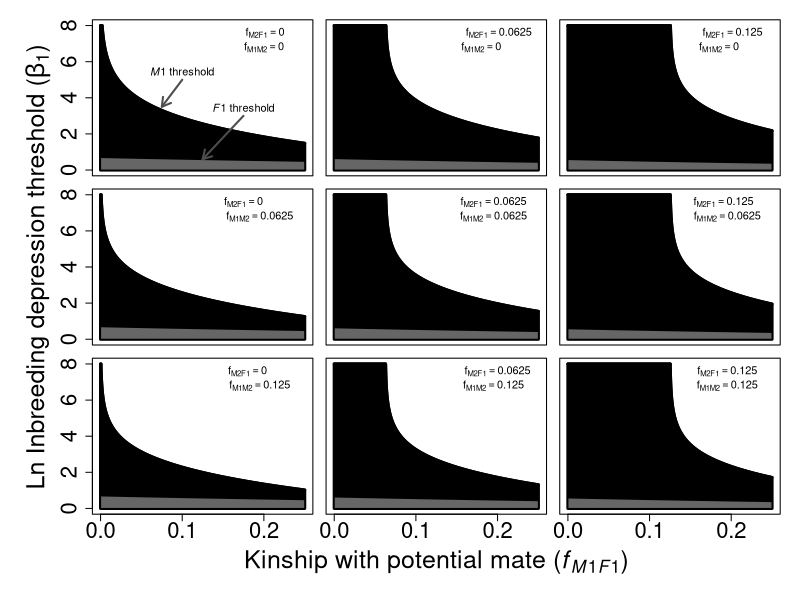

The R source for this figure:
# ==============================================================================
# ============= This will be the big figure for the Plos model.
# ==============================================================================
setwd(path.expand("~/Dropbox/DuthieManu/InbreedingNote/PLosOne/Revision/Resend/Again"))

B0 <- 1;

B1funM <- function(fi,M1,F1,M2){
  a <- -1 * log((2*(fi[M1,F1]+fi[M1,M2]))/(1+(2*fi[M1,F1])+fi[M1,M1]));
  b <- fi[M1,F1] - fi[M2,F1];
  return(a/b);
}

B1funF <- function(fi,M1,F1,M2){
  a <- -1 * log((1+fi[F1,F1]+(2*fi[F1,M2]))/(1+fi[F1,F1]+(2*fi[F1,M1])));
  b <- fi[F1,M1] - fi[F1,M2];
  return(a/b);
}

setEPS();
postscript("NewBigFig.eps");
par(mar=c(0.75,0.25,0.5,0.25),mfrow=c(3,3),oma=c(6,6.5,1,1));

################################################################################
## Upper left plot 
################################################################################
fi <- matrix(data=c(0,0.0,0.0,0.0,0,0.0,0.0,0.0,0.0),nrow=3,byrow=TRUE);
fs <- seq(from=0,to=0.25,by=0.00001);
Ml <- rep(0,length(fs));
Fl <- rep(0,length(fs));
for(i in 1:length(fs)){
  fi[1,2] <- fs[i];
  fi[2,1] <- fs[i];
  Ml[i] <- B1funM(fi=fi,M1=1,F1=2,M2=3);
  Fl[i] <- B1funF(fi=fi,M1=1,F1=2,M2=3);
  if(i %% 10000 == 0){
    print(c(i,"of",length(fs)));
  }
}
Ml[Ml<0] <- exp(8);
Ml[Ml>exp(8)] <- exp(8);
par(mar=c(0.5,0.5,0.5,0.5));
plot(x=fs[-1],y=log(Ml[-1]),type="l",lwd=3,cex.axis=2,cex.lab=1.5,pch=20,lty="solid",
  xlab="",col="black",ylim=c(0,8),xlim=c(0,0.25),xaxt="n",ylab="");
points(x=fs,y=log(Fl),type="l",lwd=2,lty="solid");
polygon(x=c(fs,rev(fs)),y=c(log(Ml),rep(0,length(Ml))),col="black",lwd=3);
polygon(x=c(fs,rev(fs)),y=c(log(Fl),rep(0,length(fs))),col="grey40");
text(x=0.2015,y=7.6,labels=expression(f[M2F1]==0.0),cex=1.0);
text(x=0.20,y=6.8,labels=expression(f[M1M2]==0.0),cex=1.0);

text(x=0.1,y=5.45,labels=expression(paste(italic(M1)," threshold")),cex=1);
arrows(x0=0.1,y0=5,x1=0.075,y1=3.5,length=0.1,angle=30,code=2,lwd=2,col="grey30");

text(x=0.175,y=3.45,labels=expression(paste(italic(F1)," threshold")),cex=1);
arrows(x0=0.175,y0=3,x1=0.125,y1=0.6,length=0.1,angle=30,code=2,lwd=2,,col="grey30");
################################################################################
## Upper mid plot 
################################################################################
fi <- matrix(data=c(0,0.0,0.0,0.0,0,0.0625,0.0,0.0625,0.0),nrow=3,byrow=TRUE);
fs <- seq(from=0,to=0.25,by=0.00001);
Ml <- rep(0,length(fs));
Fl <- rep(0,length(fs));
for(i in 1:length(fs)){
  fi[1,2] <- fs[i];
  fi[2,1] <- fs[i];
  Ml[i] <- B1funM(fi=fi,M1=1,F1=2,M2=3);
  Fl[i] <- B1funF(fi=fi,M1=1,F1=2,M2=3);
  if(i %% 10000 == 0){
    print(c(i,"of",length(fs)));
  }
}
Ml[Ml<0] <- exp(8);
Ml[Ml>exp(8)] <- exp(8);
Fl[which(is.na(Fl[Fl>0])==TRUE)] <- NA; 
par(mar=c(0.5,0.5,0.5,0.5));
plot(x=fs[-1],y=log(Ml[-1]),type="l",lwd=3,cex.axis=2,cex.lab=1.5,pch=20,lty="solid",
  xlab="",col="black",ylim=c(0,8),xlim=c(0,0.25),xaxt="n",ylab="",yaxt="n");
points(x=fs,y=log(Fl),type="l",lwd=2,lty="solid");
Fl[which(is.na(Fl))] <- mean(c(Fl[which(is.na(Fl))+1],Fl[which(is.na(Fl))-1]));
polygon(x=c(fs,rev(fs)),y=c(log(Ml),rep(0,length(Ml))),col="black",lwd=3);
polygon(x=c(fs,rev(fs)),y=c(log(Fl),rep(0,length(Fl))),col="grey40");
text(x=0.2015,y=7.6,labels=expression(f[M2F1]==0.0625),cex=1.0);
text(x=0.180,y=6.8,labels=expression(f[M1M2]==0.000),cex=1.0);
################################################################################
## Upper mid plot 
################################################################################
fi <- matrix(data=c(0,0.0,0.0,0.0,0,0.125,0.0,0.125,0.0),nrow=3,byrow=TRUE);
fs <- seq(from=0,to=0.25,by=0.00001);
Ml <- rep(0,length(fs));
Fl <- rep(0,length(fs));
for(i in 1:length(fs)){
  fi[1,2] <- fs[i];
  fi[2,1] <- fs[i];
  Ml[i] <- B1funM(fi=fi,M1=1,F1=2,M2=3);
  Fl[i] <- B1funF(fi=fi,M1=1,F1=2,M2=3);
  if(i %% 10000 == 0){
    print(c(i,"of",length(fs)));
  }
}
Ml[Ml<0] <- exp(8);
Ml[Ml>exp(8)] <- exp(8);
Fl[which(is.na(Fl[Fl>0])==TRUE)] <- NA; 
par(mar=c(0.5,0.5,0.5,0.5));
plot(x=fs[-1],y=log(Ml[-1]),type="l",lwd=3,cex.axis=2,cex.lab=1.5,pch=20,lty="solid",
  xlab="",col="black",ylim=c(0,8),xlim=c(0,0.25),xaxt="n",ylab="",yaxt="n");
points(x=fs,y=log(Fl),type="l",lwd=2,lty="solid");
Fl[which(is.na(Fl))] <- mean(c(Fl[which(is.na(Fl))+1],Fl[which(is.na(Fl))-1]));
Fl[25001] <- 1.333333;
polygon(x=c(fs,rev(fs)),y=c(log(Ml),rep(0,length(Ml))),col="black",lwd=3);
polygon(x=c(fs,rev(fs)),y=c(log(Fl),rep(0,length(Fl))),col="grey40");
text(x=0.2015,y=7.6,labels=expression(f[M2F1]==0.125),cex=1.0);
text(x=0.185,y=6.8,labels=expression(f[M1M2]==0.000),cex=1.0);
################################################################################
## Mid left plot 
################################################################################
fi <- matrix(data=c(0,0.0,0.0625,0.0,0,0.0,0.0625,0.0,0.0),nrow=3,byrow=TRUE);
fs <- seq(from=0,to=0.25,by=0.00001);
Ml <- rep(0,length(fs));
Fl <- rep(0,length(fs));
for(i in 1:length(fs)){
  fi[1,2] <- fs[i];
  fi[2,1] <- fs[i];
  Ml[i] <- B1funM(fi=fi,M1=1,F1=2,M2=3);
  Fl[i] <- B1funF(fi=fi,M1=1,F1=2,M2=3);
  if(i %% 10000 == 0){
    print(c(i,"of",length(fs)));
  }
}
Ml[Ml<0] <- exp(8);
Ml[Ml>exp(8)] <- exp(8);
Fl[which(is.na(Fl[Fl>0])==TRUE)] <- NA; 
par(mar=c(0.5,0.5,0.5,0.5));
plot(x=fs[-1],y=log(Ml[-1]),type="l",lwd=3,cex.axis=2,cex.lab=1.5,pch=20,lty="solid",
  xlab="",col="black",ylim=c(0,8),xlim=c(0,0.25),xaxt="n",ylab="");
points(x=fs,y=log(Fl),type="l",lwd=2,lty="solid");
Fl[which(is.na(Fl))] <- mean(c(Fl[which(is.na(Fl))+1],Fl[which(is.na(Fl))-1]));
polygon(x=c(fs,rev(fs)),y=c(log(Ml),rep(0,length(Ml))),col="black",lwd=3);
polygon(x=c(fs,rev(fs)),y=c(log(Fl),rep(0,length(Fl))),col="grey40");
text(x=0.175,y=7.6,labels=expression(f[M2F1]==0.0),cex=1.0);
text(x=0.195,y=6.8,labels=expression(f[M1M2]==0.0625),cex=1.0);
################################################################################
## Mid mid plot 
################################################################################
fi <- matrix(data=c(0,0.0,0.0625,0.0,0,0.0625,0.0625,0.0625,0.0),nrow=3,byrow=TRUE);
fs <- seq(from=0,to=0.25,by=0.00001);
Ml <- rep(0,length(fs));
Fl <- rep(0,length(fs));
for(i in 1:length(fs)){
  fi[1,2] <- fs[i];
  fi[2,1] <- fs[i];
  Ml[i] <- B1funM(fi=fi,M1=1,F1=2,M2=3);
  Fl[i] <- B1funF(fi=fi,M1=1,F1=2,M2=3);
  if(i %% 10000 == 0){
    print(c(i,"of",length(fs)));
  }
}
Ml[Ml<0] <- exp(8);
Ml[Ml>exp(8)] <- exp(8);
Fl[which(is.na(Fl[Fl>0])==TRUE)] <- NA; 
par(mar=c(0.5,0.5,0.5,0.5));
plot(x=fs[-1],y=log(Ml[-1]),type="l",lwd=3,cex.axis=2,cex.lab=1.5,pch=20,lty="solid",
  xlab="",col="black",ylim=c(0,8),xlim=c(0,0.25),xaxt="n",ylab="",yaxt="n");
points(x=fs,y=log(Fl),type="l",lwd=2,lty="solid");
Fl[which(is.na(Fl))] <- mean(c(Fl[which(is.na(Fl))+1],Fl[which(is.na(Fl))-1]));
polygon(x=c(fs,rev(fs)),y=c(log(Ml),rep(0,length(Ml))),col="black",lwd=3);
polygon(x=c(fs,rev(fs)),y=c(log(Fl),rep(0,length(Fl))),col="grey40");
text(x=0.195,y=7.6,labels=expression(f[M2F1]==0.0625),cex=1.0);
text(x=0.195,y=6.8,labels=expression(f[M1M2]==0.0625),cex=1.0);
################################################################################
## Mid right plot 
################################################################################
fi <- matrix(data=c(0,0.0,0.0625,0.0,0,0.125,0.0625,0.125,0.0),nrow=3,byrow=TRUE);
fs <- seq(from=0,to=0.25,by=0.00001);
Ml <- rep(0,length(fs));
Fl <- rep(0,length(fs));
for(i in 1:length(fs)){
  fi[1,2] <- fs[i];
  fi[2,1] <- fs[i];
  Ml[i] <- B1funM(fi=fi,M1=1,F1=2,M2=3);
  Fl[i] <- B1funF(fi=fi,M1=1,F1=2,M2=3);
  if(i %% 10000 == 0){
    print(c(i,"of",length(fs)));
  }
}
Ml[Ml<0] <- exp(8);
Ml[Ml>exp(8)] <- exp(8);
Fl[which(is.na(Fl[Fl>0])==TRUE)] <- NA; 
par(mar=c(0.5,0.5,0.5,0.5));
plot(x=fs[-1],y=log(Ml[-1]),type="l",lwd=3,cex.axis=2,cex.lab=1.5,pch=20,lty="solid",
  xlab="",col="black",ylim=c(0,8),xlim=c(0,0.25),xaxt="n",ylab="",yaxt="n");
points(x=fs,y=log(Fl),type="l",lwd=2,lty="solid");
Fl[which(is.na(Fl))] <- mean(c(Fl[which(is.na(Fl))+1],Fl[which(is.na(Fl))-1]));
polygon(x=c(fs,rev(fs)),y=c(log(Ml),rep(0,length(Ml))),col="black",lwd=3);
polygon(x=c(fs,rev(fs)),y=c(log(Fl),rep(0,length(Fl))),col="grey40");
text(x=0.1905,y=7.6,labels=expression(f[M2F1]==0.125),cex=1.0);
text(x=0.195,y=6.8,labels=expression(f[M1M2]==0.0625),cex=1.0);
################################################################################
## Lower left plot 
################################################################################
fi <- matrix(data=c(0,0.0,0.125,0.0,0,0.0,0.125,0.0,0.0),nrow=3,byrow=TRUE);
fs <- seq(from=0,to=0.25,by=0.00001);
Ml <- rep(0,length(fs));
Fl <- rep(0,length(fs));
for(i in 1:length(fs)){
  fi[1,2] <- fs[i];
  fi[2,1] <- fs[i];
  Ml[i] <- B1funM(fi=fi,M1=1,F1=2,M2=3);
  Fl[i] <- B1funF(fi=fi,M1=1,F1=2,M2=3);
  if(i %% 10000 == 0){
    print(c(i,"of",length(fs)));
  }
}
Ml[Ml<0] <- exp(8);
Ml[Ml>exp(8)] <- exp(8);
Fl[which(is.na(Fl[Fl>0])==TRUE)] <- NA; 
par(mar=c(0.5,0.5,0.5,0.5));
plot(x=fs[-1],y=log(Ml[-1]),type="l",lwd=3,cex.axis=2,cex.lab=1.5,pch=20,lty="solid",
  xlab="",col="black",ylim=c(0,8),xlim=c(0,0.25),ylab="",xaxt="n");
points(x=fs,y=log(Fl),type="l",lwd=2,lty="solid");
Fl[which(is.na(Fl))] <- mean(c(Fl[which(is.na(Fl))+1],Fl[which(is.na(Fl))-1]));
polygon(x=c(fs,rev(fs)),y=c(log(Ml),rep(0,length(Ml))),col="black",lwd=3);
polygon(x=c(fs,rev(fs)),y=c(log(Fl),rep(0,length(Fl))),col="grey40");
axis(side=1,at=c(0,0.10,0.20),cex.axis=2);
text(x=0.18,y=7.6,labels=expression(f[M2F1]==0.0),cex=1.0);
text(x=0.195,y=6.8,labels=expression(f[M1M2]==0.125),cex=1.0);
################################################################################
## Lower mid plot 
################################################################################
fi <- matrix(data=c(0,0.0,0.125,0.0,0,0.0625,0.125,0.0625,0.0),nrow=3,byrow=TRUE);
fs <- seq(from=0,to=0.25,by=0.00001);
Ml <- rep(0,length(fs));
Fl <- rep(0,length(fs));
for(i in 1:length(fs)){
  fi[1,2] <- fs[i];
  fi[2,1] <- fs[i];
  Ml[i] <- B1funM(fi=fi,M1=1,F1=2,M2=3);
  Fl[i] <- B1funF(fi=fi,M1=1,F1=2,M2=3);
  if(i %% 10000 == 0){
    print(c(i,"of",length(fs)));
  }
}
Ml[Ml<0] <- exp(8);
Ml[Ml>exp(8)] <- exp(8);
Fl[which(is.na(Fl[Fl>0])==TRUE)] <- NA; 
par(mar=c(0.5,0.5,0.5,0.5));
plot(x=fs[-1],y=log(Ml[-1]),type="l",lwd=3,cex.axis=2,cex.lab=1.5,pch=20,lty="solid",
  xlab="",col="black",ylim=c(0,8),xlim=c(0,0.25),ylab="",xaxt="n",yaxt="n");
points(x=fs,y=log(Fl),type="l",lwd=2,lty="solid");
Fl[which(is.na(Fl))] <- mean(c(Fl[which(is.na(Fl))+1],Fl[which(is.na(Fl))-1]));
polygon(x=c(fs,rev(fs)),y=c(log(Ml),rep(0,length(Ml))),col="black",lwd=3);
polygon(x=c(fs,rev(fs)),y=c(log(Fl),rep(0,length(Fl))),col="grey40");
axis(side=1,at=c(0,0.10,0.20),cex.axis=2);
text(x=0.2,y=7.6,labels=expression(f[M2F1]==0.0625),cex=1.0);
text(x=0.195,y=6.8,labels=expression(f[M1M2]==0.125),cex=1.0);
################################################################################
## Lower right plot 
################################################################################
fi <- matrix(data=c(0,0.0,0.125,0.0,0,0.125,0.125,0.125,0.0),nrow=3,byrow=TRUE);
fs <- seq(from=0,to=0.25,by=0.00001);
Ml <- rep(0,length(fs));
Fl <- rep(0,length(fs));
for(i in 1:length(fs)){
  fi[1,2] <- fs[i];
  fi[2,1] <- fs[i];
  Ml[i] <- B1funM(fi=fi,M1=1,F1=2,M2=3);
  Fl[i] <- B1funF(fi=fi,M1=1,F1=2,M2=3);
  if(i %% 10000 == 0){
    print(c(i,"of",length(fs)));
  }
}
Ml[Ml<0] <- exp(8);
Ml[Ml>exp(8)] <- exp(8);
Fl[which(is.na(Fl[Fl>0])==TRUE)] <- NA; 
par(mar=c(0.5,0.5,0.5,0.5));
plot(x=fs[-1],y=log(Ml[-1]),type="l",lwd=3,cex.axis=2,cex.lab=1.5,pch=20,lty="solid",
  xlab="",col="black",ylim=c(0,8),xlim=c(0,0.25),ylab="",xaxt="n",yaxt="n");
points(x=fs,y=log(Fl),type="l",lwd=2,lty="solid");
Fl[which(is.na(Fl))] <- mean(c(Fl[which(is.na(Fl))+1],Fl[which(is.na(Fl))-1]));
polygon(x=c(fs,rev(fs)),y=c(log(Ml),rep(0,length(Ml))),col="black",lwd=3);
polygon(x=c(fs,rev(fs)),y=c(log(Fl),rep(0,length(Fl))),col="grey40");
axis(side=1,at=c(0,0.10,0.20),cex.axis=2);
text(x=0.195,y=7.6,labels=expression(f[M2F1]==0.125),cex=1.0);
text(x=0.195,y=6.8,labels=expression(f[M1M2]==0.125),cex=1.0);

################################################################################
################################################################################
################################################################################

mtext(expression(paste("Kinship with potential mate (",italic(f[M1F1]),")")),
	outer=TRUE,side=1,line=3.25,cex=1.5);

mtext(expression(paste("Ln Inbreeding depression threshold (",italic(beta[1]),")")),
	outer=TRUE,side=2,line=2.5,cex=1.5);

dev.off();














